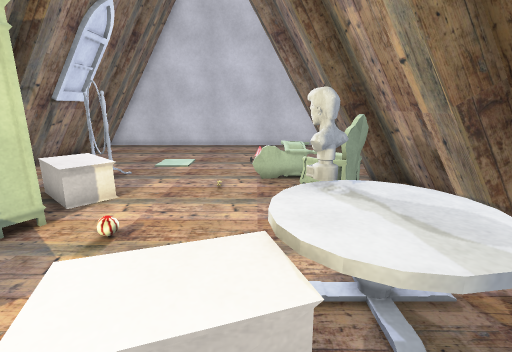
view 1 (above)

12 first-person views from a walk through a Unity game level. The camera is 1.4 m above the floor, tilts 14° down and sees 85° across. The floor is counted in squares, 0.5 m on a side. Each view is taken from the middle of a square. On the plan, view 1 faces up. The plan holds only what a view shows up to about 19 squares ahead; the rest is blank. The place goes on beyond the plan. The player character is not drawn. Some surface patterns are stand-ins.

view 2
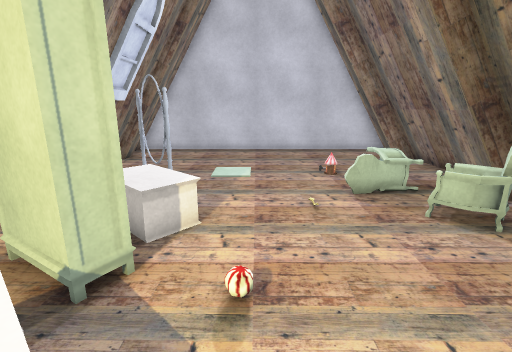

view 3
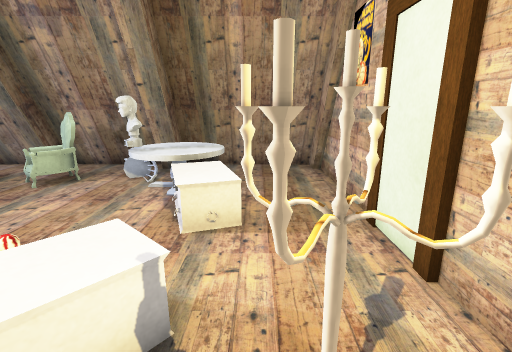

view 4
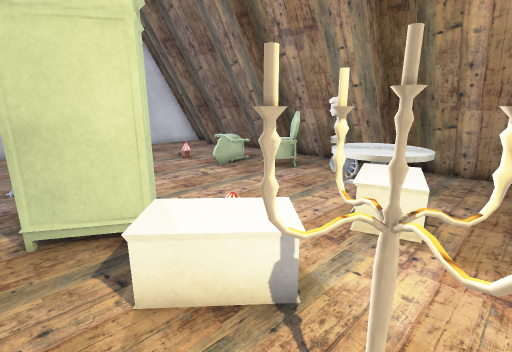

view 5
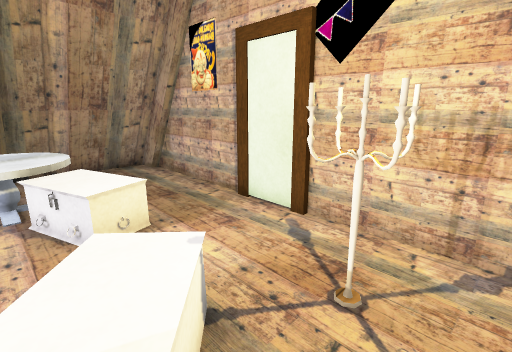

view 6
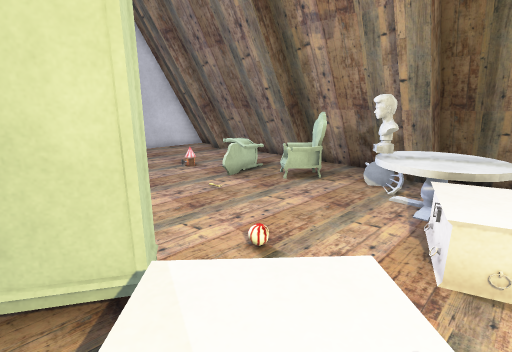

view 7
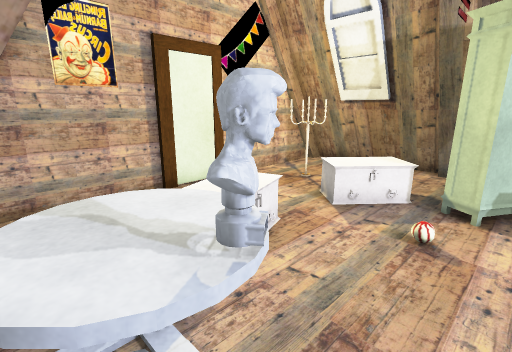

view 8
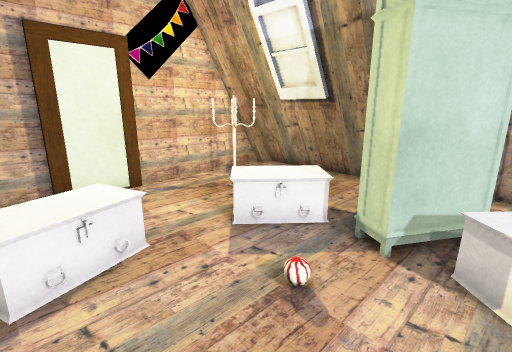

view 9
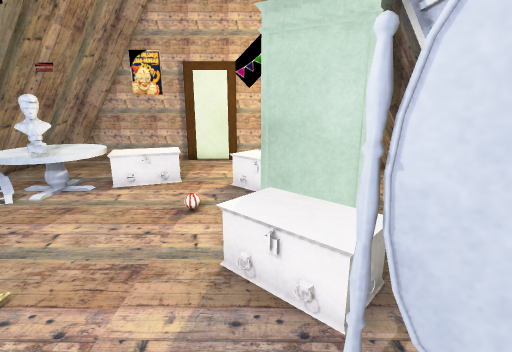

view 10
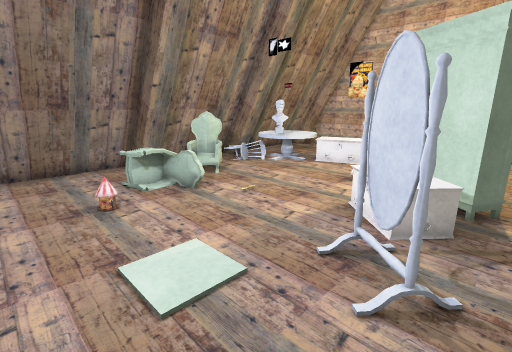

view 11
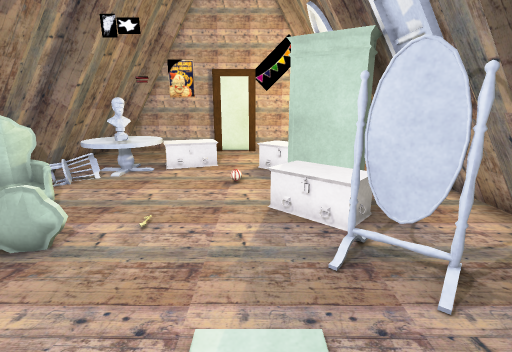

view 12
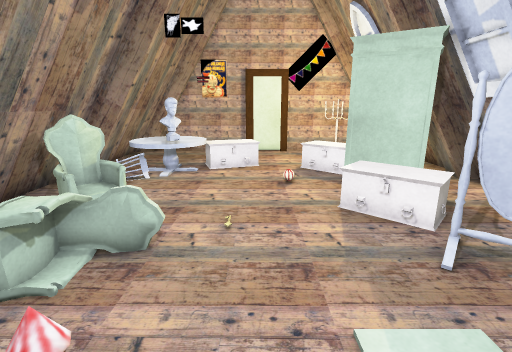

### Floor plan
Key: @ floor where view 1 was taken; # wall or solid block; x gap in a wall; . floor; = window, fence, low wall or low ledge; ^ raised ledge; O other object.
Columns run from 9 left of view 1 to 4 right of it. Each row starts with its distance up from view 1.
 21 ##############
 20 #............
 19 #............
 18 ##..........##
 17 ##..........##
 16 #............#
 15 #............#
 14 #............#
 13 # ...........#
 12  ## ......^^.#
 11  ###.....=^^##
 10  #=^.......=##
  9  #^^^......=##
  8  ##^^=.....=##
  7  ####........#
  6 #####.O.....##
  5 ##........#^##
  4 #.=^^....^^^^#
  3 #..^^=.^^^^^^#
  2 #...=..^^^^^x#
  1 #.##...==....#
  0 #.##.....@...#
 -1 #............#
 -2 ##############

Positions as (right, up) in squares from view 1, and headings:
1: (0, 0), facing up
2: (-3, 2), facing up
3: (-8, 1), facing right
4: (-8, 0), facing up-right
5: (-8, 4), facing down-right
6: (-7, 2), facing up-right
7: (3, 7), facing down-left
8: (0, 8), facing down-left
9: (-5, 13), facing down
10: (-8, 16), facing down-right
11: (-4, 16), facing down
12: (-2, 16), facing down
